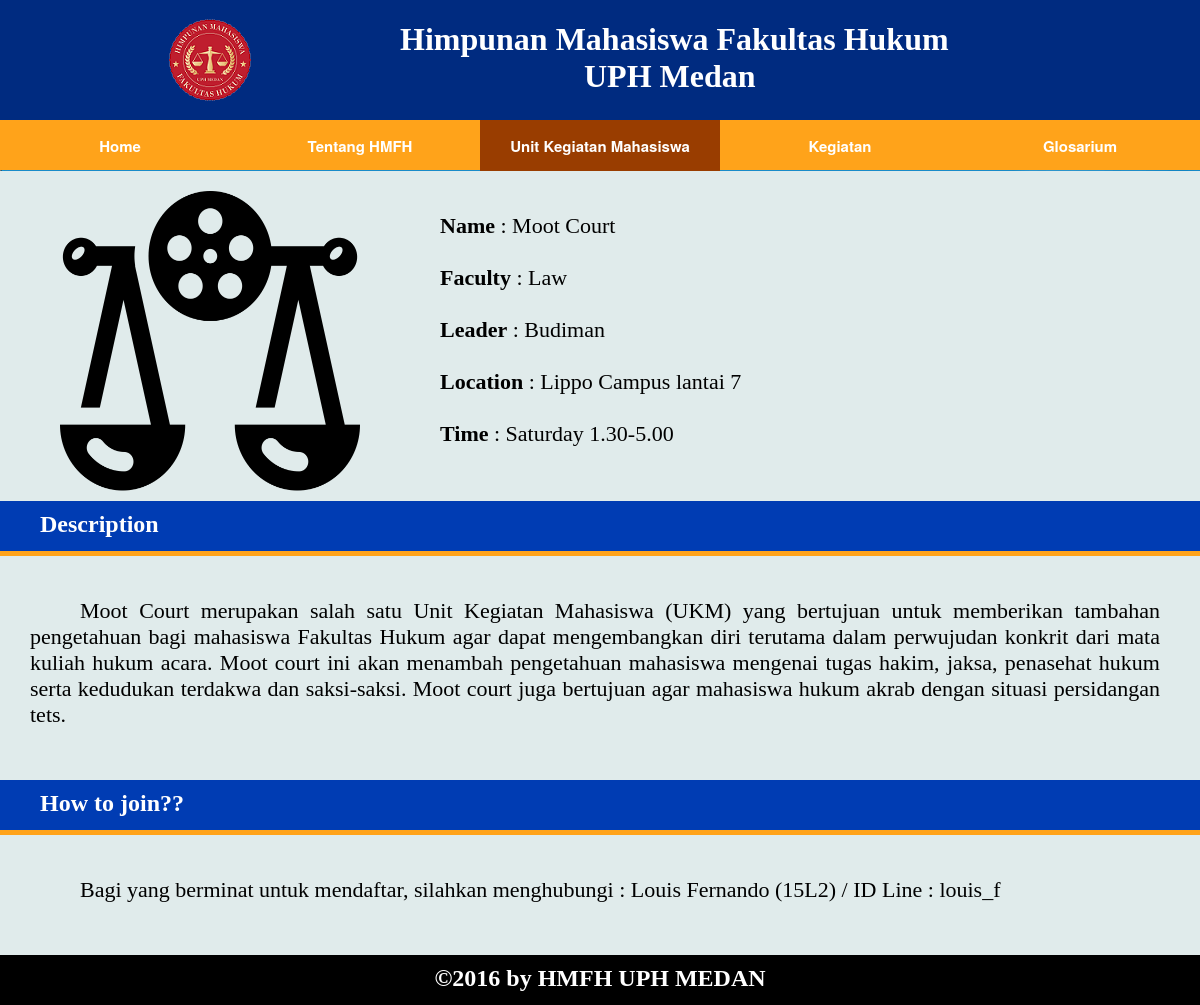
The page /club.php?id=5 on the database its author committed.
### tables this page shows
CREATE TABLE `ukm` (
  `id` int(10) unsigned NOT NULL AUTO_INCREMENT,
  `title` varchar(45) NOT NULL,
  `faculty` varchar(45) NOT NULL,
  `leader` varchar(45) NOT NULL,
  `location` varchar(100) NOT NULL,
  `time` varchar(100) NOT NULL,
  `description` varchar(500) NOT NULL,
  `howtojoin` varchar(200) NOT NULL,
  `logo` varchar(2048) NOT NULL,
  PRIMARY KEY (`id`)
);

### club.php (the view, shortened to what this page needs)
<!DOCTYPE html>
<html>
<head>
</head>
<body>
<div class="wrapper">
	<div class="row">
		<div class="body">
			<div class="row">
				<div class="row">
					<div class="header">
						<div class="logo">
						<img src="img/logo.png">
						</div>
						<div class="name">
							<h1>Himpunan Mahasiswa Fakultas Hukum<br>&nbsp&nbsp&nbsp&nbsp&nbsp&nbsp&nbsp
								&nbsp&nbsp&nbsp&nbsp&nbsp&nbsp&nbsp&nbsp&nbsp&nbsp&nbsp&nbsp&nbsp&nbsp&nbspUPH Medan</h1>
						</div>
					</div>
				</div>
				<div class="row">
					<div class="menu">
						<ul>
						  <li><a href="hmj.php">Home</a></li>
						  <li><a href="tentang.php">Tentang HMFH</a></li>
						  <li class="current-menu-item"><a href="UKM.php">Unit Kegiatan Mahasiswa</a></li>
						  <li><a href="Kegiatan.php">Kegiatan</a></li>
						  <li><a href="glosarium.php">Glosarium</a>
						  </li>
						</ul>
					</div>
				</div>
				</div>
				<div class="row">
					<div class="body2">
					<?php
						$conn = konek_db();
						$id = $_GET['id'];
						$query = $conn->prepare("select * from ukm where id=?");
						$query->bind_param("i",$id);
						$result = $query->execute();
						$rows= $query->get_result();
						$data = $rows->fetch_object();
						if($data->logo == null)
							$image = "img/none.png";
							else
							$image = "img/" . $data->logo;
					?>
						<div class="row">
							<div class="img" style="margin-bottom: 10px">
								<?php echo "<img src=\"$image\">"; ?>
							</div>
							<div class="info">
								<ul>
								<li><b>Name</b> 	: <?php echo $data->title;?></li><br>
								<li><b>Faculty</b>	: <?php echo $data->faculty;?></li><br>
								<li><b>Leader</b>	: <?php echo $data->leader;?></li><br>
								<li><b>Location</b> : <?php echo $data->location;?></li><br>
								<li><b>Time</b> 	: <?php echo $data->time;?></li>
								</ul>
							</div>
						</div>
						<div class="row">
							<div class="des-header">
								<h2>Description</h2>
							</div>
							<div class="description">
								<p><?php echo $data->description;?></p>
							</div>
							<div class="des-header">
								<h2>How to join??</h2>
							</div>
							<div class="join">
								<p><?php echo $data->howtojoin;?>
								</p>
							</div>
						</div>
						<div class="row">
								<div class="footer">
								<h2>&copy2016 by HMFH UPH MEDAN</h2>
								</div>
						</div>
					</div>
				</div>
			</div>
		</div>
	</div>
</body>
</html>

### club.php (style rules this page uses)
body { margin: 0px; padding: 0px; background: url("img/index.jpg") no-repeat; background-size: cover; background-attachment: fixed; }
.wrapper { width: 100%; max-height: 6000px; }
.wrapper:before, .wrapper:after, .row:before, .row:after { content: ""; display: table; }
.row:after { clear: both; }
.row { clear: both; }
.body { width: 1200px; max-height: 5600px; margin: auto; }
.header { width: 1200px; height: 120px; background-color: #002b80; }
.logo { width: 300px; height: 120px; float: left; }
.logo img { margin-left: 150px; }
.name { width: 800px; height: 120px; color:white; float: right; }
.name h1 { text-align: left; }
.menu { width: 1200px; height: 50px; background-color:#ffa31a; }
.body2 { background-color: #e0ebeb; width: 1200px; max-height: 5000px; margin:auto; margin-top: -1px; }
.img { width: 400px; height: 300px; float: left; }
.img img { width: 300px; height: 300px; padding-top: 20px; padding-left: 60px; }
.info { width: 700px; height: 200px; padding-top:20px; float: left; }
.info ul { font-size: 22px; }
.info li { list-style: none; }
.des-header { width: 1200px; height: 50px; background-color: #003cb3; border-bottom: 5px solid #ffa31a; }
.des-header h2 { padding-top:10px; padding-left: 40px; color: white; }
.description { width: 1130px; max-height: 500px; font-size: 22px; }
.description,.join p { padding: 20px 40px 10px 30px; text-indent:50px; text-align: justify; }
.join { width: 1200px; max-height: 500px; font-size: 22px; }
.footer { width: 1200px; height: 50px; background-color:black; color:white; margin:auto; text-align: center; }
.footer h2 { padding-top:10px; }
.menu ul { list-style:none; position:relative; float:left; margin:0; padding:0; z-index : 999; }
.menu ul li { width: 240px; text-decoration: none; display: inline-block; list-style:none; text-align: center; }
.menu ul li a { color:white; text-decoration: none; padding-top: 10px; padding-bottom: 9px; font-size: 15px; }
.menu ul a { display:block; color:#333; text-decoration:none; font-weight:700; font-size:12px; line-height:32px; font-family:"HelveticaNeue","Helvetica Neue",Helvetica,Arial,sans-serif; }
.menu ul li { position:relative; float:left; z-index : 999; margin:0; padding:0; left: 0px; bottom:0px; }
.menu ul li.current-menu-item { background:#993d00; }

### rows shown on the page
ukm: logo (picture), title "Moot Court", faculty "Law", leader "Budiman", location "Lippo Campus lantai 7", time "Saturday 1.30-5.00", description "Moot Court merupakan salah satu Unit Kegiatan Mahasiswa (UKM) yang bertujuan untuk memberikan tambahan pengetahuan bagi mahasiswa Fakultas Hukum agar dapat mengembangkan diri terutama dalam perwujudan konkrit dari mata kuliah hukum acara. Moot court ini akan menambah pengetahuan mahasiswa mengenai tugas hakim, jaksa, penasehat hukum serta kedudukan terdakwa dan saksi-saksi. Moot court juga bertujuan agar mahasiswa hukum akrab dengan situasi persidangan tets.", howtojoin "Bagi yang berminat untuk mendaftar, silahkan menghubungi : Louis Fernando (15L2) / ID Line : louis_f"
